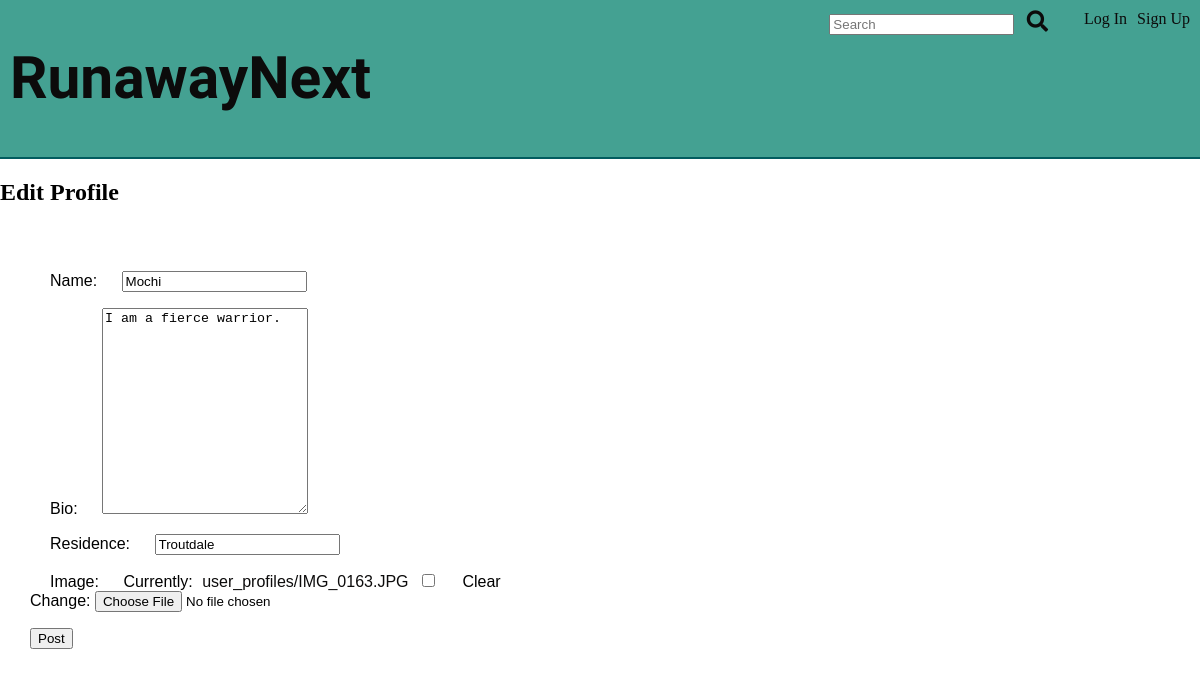
Page /mochiiscute/edit/ on the committed database.
### runaway/models.py (models this page shows, shortened)
class UserProfile(models.Model):
    user=models.OneToOneField(User, on_delete=models.CASCADE)
    name=models.CharField(max_length=50, blank=True)
    bio=models.TextField(max_length=150, blank=True)
    residence=models.CharField(max_length=100, blank=True)
    image=models.ImageField(upload_to='user_profiles', blank=True)

### profiles/views.py (the view, shortened to what this page needs)
# urls.py: path('<str:username>/edit/', views.EditUserProfileView.as_view(), name='edit_profile'),
class EditUserProfileView(UpdateView):
    model = UserProfile
    form_class = UserProfileForm
    template_name = 'edit_profile.html'
    def get_object(self):
        user= get_object_or_404(User, username=self.kwargs.get('username'))
        return user.userprofile

### profiles/forms.py (shortened to what this page needs)
class UserProfileForm(forms.ModelForm):
    class Meta:
        model = UserProfile
        fields = ('name', 'bio', 'residence', 'image')

### runaway/templates/edit_profile.html (shortened to what this page needs)
{% extends 'base.html' %}
{% block content %}
<div>
  <h2>Edit Profile</h2>
  <form action="" method='post' enctype="multipart/form-data">
  {{ form.as_p}}
  <input type="submit" value="Post">
  </form>
</div>
{% endblock content %}

### runaway/static/css/style.css (style rules this page uses)
a { padding:5px; text-decoration: none; color: rgb(12, 11, 11); }
label { margin:20px; }
form { padding: 30px; }
textarea { width: 200px; height: 200px; }
p { font-family: 'Noto Sans HK', sans-serif; font-size: 12pt; }
body { background-color: white; margin: 0px; }

### rows in the picture
UserProfile: name "Mochi", bio "I am a fierce warrior.", residence "Troutdale"
